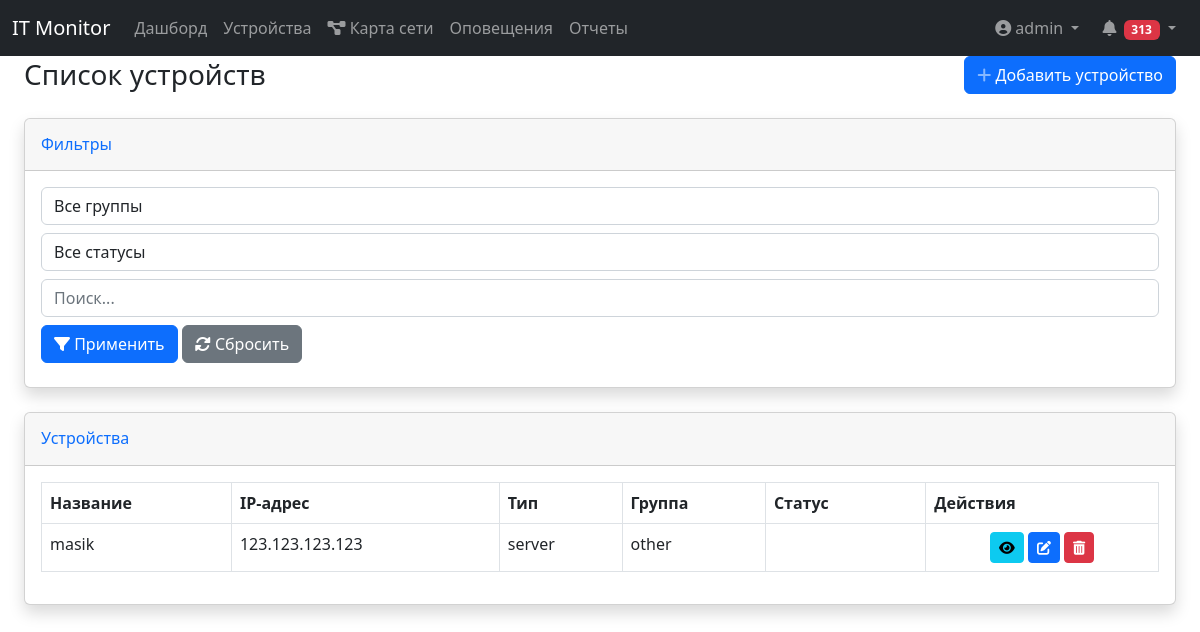
The app's page /devices (signed in) with its own data.
### app.py (models this page shows, shortened)
class User(UserMixin, db.Model):
    __tablename__ = 'users'
    id = db.Column(db.Integer, primary_key=True)
    login = db.Column(db.String(50), unique=True, nullable=False)
    password_hash = db.Column('pass', db.String(100), nullable=False)  # Используем имя столбца из БД
    role = db.Column(db.String(20), nullable=False, default='user')

class Device(db.Model):
    __tablename__ = 'devices'
    id = db.Column(db.Integer, primary_key=True)
    name = db.Column(db.String(100), nullable=False)
    ip_address = db.Column(db.String(15), nullable=False)
    device_type = db.Column(db.Enum(DeviceType, values_callable=lambda x: [e.value for e in DeviceType]),
                            nullable=False,
                            default=DeviceType.OTHER)
    group = db.Column(db.String(50), nullable=False)
    check_interval = db.Column(db.Integer, default=60)  # Интервал проверки в секундах
    monitoring_methods = db.Column(db.String(200), default='ping')  # Методы мониторинга, хранятся как строка, разделенная запятыми.
    description = db.Column(db.String(200))
    created_at = db.Column(db.DateTime, default=datetime.utcnow)
    updated_at = db.Column(db.DateTime, default=datetime.utcnow, onupdate=datetime.utcnow)
    last_check = db.Column(db.DateTime)
    monitoring_results = db.relationship(
        'MonitoringResult',
        back_populates='device',
        lazy='dynamic',
        cascade='all, delete-orphan'
    )
    @property
    def last_check(self):
        last_result = self.monitoring_results.order_by(MonitoringResult.timestamp.desc()).first()
        return last_result.timestamp if last_result else None

### app.py (the view)
@app.route('/devices')
@login_required
def device_list():
    form = FilterForm(request.args)
    subquery = db.session.query(
        MonitoringResult.device_id,
        func.max(MonitoringResult.timestamp).label('max_timestamp')
    ).group_by(MonitoringResult.device_id).subquery()
    query = db.session.query(
        Device,
        MonitoringResult.status.label('last_status')
    ).outerjoin(
        subquery,
        Device.id == subquery.c.device_id
    ).outerjoin(
        MonitoringResult,
        (MonitoringResult.device_id == subquery.c.device_id) &
        (MonitoringResult.timestamp == subquery.c.max_timestamp)
    )
    if form.group.data != 'all':
        query = query.filter(Device.group == form.group.data)
    if form.status.data != 'all':
        if form.status.data == 'online':
            query = query.filter(MonitoringResult.status == 'up')
        elif form.status.data == 'offline':
            query = query.filter(MonitoringResult.status.in_(['down', 'warning']))
    if form.search.data:
        search = f"%{form.search.data}%"
        query = query.filter(Device.name.ilike(search))
    results = query.all()
    devices = []
    for device, last_status in results:
        device.last_status = last_status or 'unknown'
        devices.append(device)
    return render_template('devices/list.html',
                           devices=devices,
                           form=form,
                           DeviceType=DeviceType)

### app.py
class FilterForm(FlaskForm):
    group = SelectField(
        'Группа',
        choices=[
            ('all', 'Все группы'),
            ('servers', 'Серверы'),
            ('routers', 'Роутеры'),
            ('cameras', 'Камеры'),
            ('other', 'Другое')
        ],
        default='all'
    )
    status = SelectField(
        'Статус',
        choices=[
            ('all', 'Все статусы'),
            ('online', 'Только онлайн'),
            ('offline', 'Только оффлайн')
        ],
        default='all'
    )
    search = StringField('Поиск по названию')
    submit = SubmitField('Применить фильтры')

### app.py (called while the page is built)
@login_manager.user_loader
def load_user(user_id):
    return User.query.get(int(user_id))

@app.before_request
def check_admin_count():
    if request.path.startswith('/admin'):  # Проверяем путь вместо endpoint
        admins_count = User.query.filter_by(role='admin').count()
        if admins_count < 1:
            abort(403, description="В системе должен быть хотя бы один администратор")

### templates/devices/list.html (shortened to what this page needs)
{% extends "base.html" %}
{% block content %}
<div class="container-fluid">
    <div class="d-sm-flex align-items-center justify-content-between mb-4">
        <h1 class="h3 mb-0 text-gray-800">Список устройств</h1>
        <a href="{{ url_for('add_device') }}" class="btn btn-primary btn-icon-split">
            <span class="icon text-white-50">
                <i class="fas fa-plus"></i>
            </span>
            <span class="text">Добавить устройство</span>
        </a>
    </div>
    <div class="card shadow mb-4">
        <div class="card-header py-3">
            <h6 class="m-0 font-weight-bold text-primary">Фильтры</h6>
        </div>
        <div class="card-body">
            <form method="get" class="form-inline">
                <div class="form-group mr-2 mb-2">
                    {{ form.group(class="form-control") }}
                </div>
                <div class="form-group mr-2 mb-2">
                    {{ form.status(class="form-control") }}
                </div>
                <div class="form-group mr-2 mb-2">
                    {{ form.search(class="form-control", placeholder="Поиск...") }}
                </div>
                <button type="submit" class="btn btn-primary mb-2">
                    <i class="fas fa-filter"></i> Применить
                </button>
                <a href="{{ url_for('device_list') }}" class="btn btn-secondary mb-2 ml-2">
                    <i class="fas fa-sync-alt"></i> Сбросить
                </a>
            </form>
        </div>
    </div>
    <div class="card shadow mb-4">
        <div class="card-header py-3">
            <h6 class="m-0 font-weight-bold text-primary">Устройства</h6>
        </div>
        <div class="card-body">
            <div class="table-responsive">
                <table class="table table-bordered" width="100%" cellspacing="0">
                    <thead>
                        <tr>
                            <th>Название</th>
                            <th>IP-адрес</th>
                            <th>Тип</th>
                            <th>Группа</th>
                            <th>Статус</th>
                            <th>Действия</th>
                        </tr>
                    </thead>
                    <tbody>
                        {% for device in devices %}
                        <tr>
                            <td>{{ device.name }}</td>
                            <td>{{ device.ip_address }}</td>
                            <td>{{ device.device_type.value }}</td>
                            <td>{{ device.group }}</td>
                            <td>
                                {% if device.last_status == 'up' %}
                                    <span class="badge badge-success">Online</span>
                                {% elif device.last_status == 'warning' %}
                                    <span class="badge badge-warning">Warning</span>
                                {% elif device.last_status == 'down' %}
                                    <span class="badge badge-danger">Offline</span>
                                {% else %}
                                    <span class="badge badge-secondary">Unknown</span>
                                {% endif %}
                            </td>
                            <td class="text-center">
                                <a href="{{ url_for('device_details', id=device.id) }}" class="btn btn-sm btn-info mr-2" title="Просмотр">
                                    <i class="fas fa-eye"></i>
                                </a>
                                {% if current_user.role == 'admin' %}
                                <a href="{{ url_for('edit_device', id=device.id) }}" class="btn btn-sm btn-primary mr-2" title="Редактировать">
                                    <i class="fas fa-edit"></i>
                                </a>
                                <form action="{{ url_for('delete_device', id=device.id) }}" method="post" style="display:inline;">
                                    <button type="submit" class="btn btn-sm btn-danger" title="Удалить" onclick="return confirm('Вы уверены?')">
                                        <i class="fas fa-trash-alt"></i>
                                    </button>
                                </form>
                                {% endif %}
                            </td>
                        </tr>
                        {% else %}
                        <tr>
                            <td colspan="6" class="text-center">Устройства не найдены</td>
                        </tr>
                        {% endfor %}
                    </tbody>
                </table>
            </div>
        </div>
    </div>
</div>
{% endblock %}

### templates/navbar.html (shortened to what this page needs)
<nav class="navbar navbar-expand-lg navbar-dark bg-dark">
    <div class="container-fluid">
        <a class="navbar-brand" href="/">IT Monitor</a>
        <div class="collapse navbar-collapse" id="navbarNav">
            <ul class="navbar-nav me-auto">
                <li class="nav-item">
                    <a class="nav-link" href="{{ url_for('dashboard') }}">Дашборд</a>
                </li>
                <li class="nav-item">
                    <a class="nav-link" href="{{ url_for('device_list') }}">Устройства</a>
                </li>
                <li class="nav-item">
                    <a class="nav-link" href="{{ url_for('network_map') }}">
                        <i class="fas fa-project-diagram"></i>
                        <span>Карта сети</span>
                    </a>
                </li>
                <li class="nav-item">
                    <a class="nav-link" href="{{ url_for('alert_list') }}">Оповещения</a>
                </li>
                <li class="nav-item">
                    <a class="nav-link" href="{{ url_for('reports_dashboard') }}">Отчеты</a>
                </li>
            </ul>
            <ul class="navbar-nav">
                <li class="nav-item dropdown">
                    <a class="nav-link dropdown-toggle" href="#" role="button" data-bs-toggle="dropdown">
                        <i class="fas fa-user-circle me-1"></i>{{ current_user.login }}
                    </a>
                </li>
                <li class="nav-item dropdown no-arrow mx-1">
                    <a class="nav-link dropdown-toggle" href="#" id="alertsDropdown" role="button" data-bs-toggle="dropdown" aria-expanded="false">
                        <i class="fas fa-bell fa-fw"></i>
                        <span id="alert-counter" class="badge badge-counter" data-count="0">0</span>
                    </a>
                </li>
            </ul>
        </div>
    </div>
</nav>

### records on screen
User: login "admin"
Device: name "masik", ip_address "123.123.123.123", device_type.value "server", group "other"
